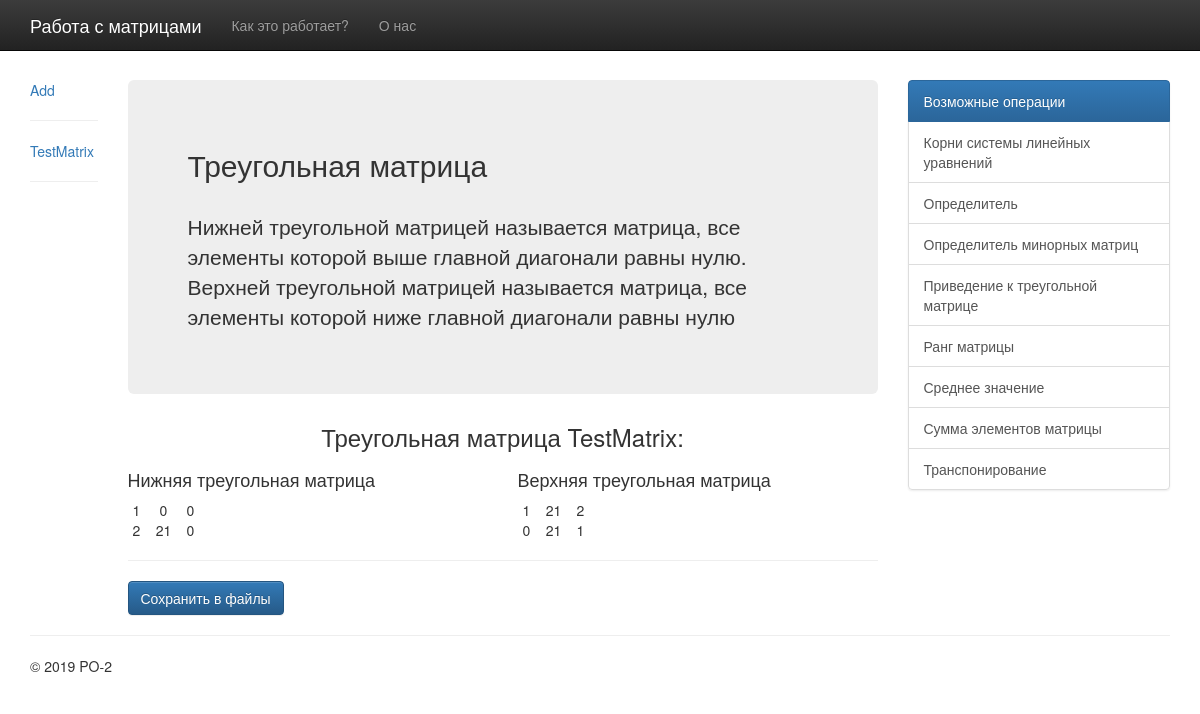
The app's page /triangular_matrix/ with its own data.
### matrix/models.py (models this page shows, shortened)
class Matrix(models.Model):
    name = models.CharField(max_length=25, default="New matrix")
    rows = models.PositiveIntegerField(default=0)
    columns = models.PositiveIntegerField(default=0)
    values = models.TextField()
    file = models.FileField()
    def matrix(self):
        array = make_array(self.values)
        return array
    def triangular_matrix_bottom(self):
        array = np.tril(np.array(make_array(self.values)), k=0)
        return array
    def triangular_matrix_top(self):
        array = np.triu(np.array(make_array(self.values)), k=0)
        return array

### matrix/views.py (the view)
# urls.py: path('triangular_matrix/', TriangularMatrixView.as_view(), name='triangular_matrix'),
class TriangularMatrixView(ListView):
    model = Matrix
    template_name = 'triangular_matrix.html'

### matrix/models.py (called while the page is built)
def make_array(string):
    lines = string.splitlines()
    array = list(map(lambda x: list(map(int, x.split())), lines))
    return array

### templates/triangular_matrix.html
{% extends 'base.html' %}
{% block content %}
    <div class="col-sm-1">
        <div class="card"><a href="{% url 'create' %}">Add</a></div>
        <hr/>
        {% for matrix in object_list %}
            <div class="card"><a href="{% url 'detail' matrix.pk %}">{{ matrix.name }}</a></div>
            <hr/>
        {% endfor %}
    </div>
    <div class="col-sm-8">
        <div class="jumbotron">
            <h2>Треугольная матрица</h2>
            <br>
            <p>Нижней треугольной матрицей называется матрица,
                все элементы которой выше главной диагонали равны нулю.
                Верхней треугольной матрицей называется матрица,
                все элементы которой ниже главной диагонали равны нулю</p>
        </div>
        {% for matrix in object_list %}
            <h3  style="text-align: center">Треугольная матрица {{ matrix.name }}:</h3>
            <div class="row">
                <div class="col-sm-6">
                    <h4>Нижняя треугольная матрица</h4>
                    <table style="width: 20%; height: 100%; text-align: center">
                        <tbody>
                            {% for line in matrix.triangular_matrix_bottom %}
                                <tr>
                                    {% for element in line %}
                                        <td>{{ element }}</td>
                                    {% endfor %}
                                </tr>
                            {% endfor %}
                        </tbody>
                    </table>
                </div>
                <div class="col-sm-6">
                    <h4>Верхняя треугольная матрица</h4>
                    <table style="width: 20%; height: 100%; text-align: center">
                        <tbody>
                            {% for line in matrix.triangular_matrix_top %}
                                <tr>
                                    {% for element in line %}
                                        <td>{{ element }}</td>
                                    {% endfor %}
                                </tr>
                            {% endfor %}
                        </tbody>
                    </table>
                </div>
            </div>
            <hr/>
        {% endfor %}
    <button class="btn btn-primary">
        <a href="{% url 'triangular_in_file' %}" style="color: white; text-decoration: none">
            Сохранить в файлы
        </a>
    </button>
    </div>
{% endblock content %}

### records on screen
Matrix: name "TestMatrix", line "1" "0" "0" "2" "21" "0", line "1" "21" "2" "0" "21" "1"
